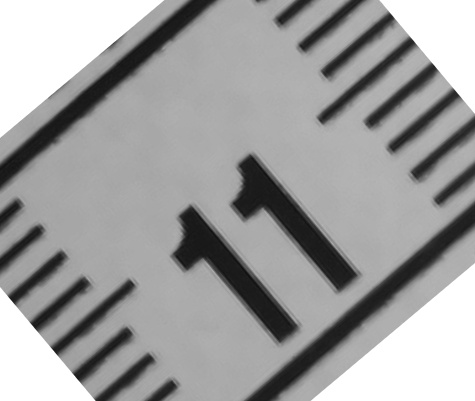
#> input picture py3.5/rotatetest/test_6.jpg, 475 x 401 px, found by its file name
$ python crop.py   (older library calls are emulated)
#> lines starting #> are read from the running program, lines starting #| are printed output that depends on the picture; after the words box and inside, x2 and y2 are one past the last pixel; in counts of white or black regions, pixels touching at a corner belong together
#> further down, img is the input picture: shape (401, 475, 3); min 13, max 255, mean 160.2
import cv2
import os
import math
import numpy as np

condition1=[0.1,0.9,0.1,0.9,0.1,0.9,0.1,0.9,0.05,0.6,0.35,0.55]
thres1=[75,150,20]
condition2=[0.1,0.9,0,1,0.1,0.9,0,1,0.01,0.6,0.7,1]
thres2=[75,150,10]
Y=1

def Crop(imgRGB,condition,y):
    imgGray=cv2.cvtColor(imgRGB,cv2.COLOR_BGR2GRAY)
    imgGray=cv2.GaussianBlur(imgGray,(5,5),0)

    imgH,imgW=imgGray.shape
#> imgH = 401; imgW = 475

    rectL=[]
    for thres in np.linspace(y[0],y[1],y[2]):
        testImg=imgRGB.copy()
        #imgThres=cv2.adaptiveThreshold(imgGray,255,cv2.ADAPTIVE_THRESH_MEAN_C,cv2.THRESH_BINARY,5,thres)
        _,imgThres=cv2.threshold(imgGray,thres,255,cv2.THRESH_BINARY)
        #cv2.imshow("imgThres",imgThres)
        #cv2.waitKey()
        reImg,contours,hierarchy=cv2.findContours(imgThres.copy(),cv2.RETR_LIST,cv2.CHAIN_APPROX_NONE)
        #print("len(contours):",len(contours))
        for cont in contours:
            x,y,w,h=cv2.boundingRect(cont)

            #testCode(testImg,(x,y,w,h),"test")

            if imgW*condition[0]<x and x<imgW*condition[1] \
                and imgH*condition[2]<y and y<imgH*condition[3]\
                and imgW*condition[4]<(x+w) and (x+w)<imgW*condition[5]\
                and imgH*condition[6]<(y+h) and (y+h)<imgH*condition[7]\
                and imgW*condition[8]<w and w<imgW*condition[9] \
                and imgH * condition[10] < h and h < imgH * condition[11]:

                #testCode(testImg,(x,y,w,h),"test")

                if len(rectL) == 0:
                    rectL.append([(x,y,w,h)])
                else:
                    for i in range(len(rectL)):
                        if math.fabs(x - rectL[i][0][0]) < 0.3 * rectL[i][0][2] \
                            and math.fabs(w- rectL[i][0][2]) < 0.3 * rectL[i][0][2]:
                            rectL[i].append((x,y,w,h))
                            break
                        elif i == len(rectL) - 1:
                            rectL.append([(x,y,w,h)])
#> this loop made 20 passes
#> pass 1, in Crop, `_,imgThres=cv2.threshold(imgGray,thres,255,cv2.THRESH_BINARY)`:
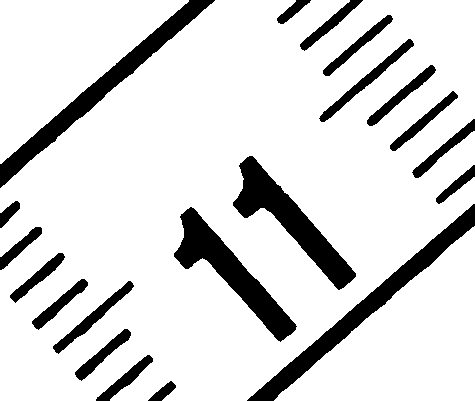
#> imgThres: shape (401, 475); 85.3% white; 20 black regions, largest, box (x1, y1, x2, y2) and area: (247, 204, 475, 401) 4802, (0, 0, 215, 188) 4593, (233, 156, 356, 290) 4388
#> pass 2, in Crop, `_,imgThres=cv2.threshold(imgGray,thres,255,cv2.THRESH_BINARY)`:
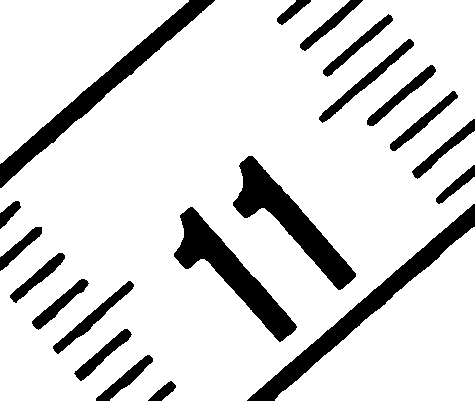
#> imgThres: shape (401, 475); 84.9% white; 20 black regions, largest, box (x1, y1, x2, y2) and area: (247, 204, 475, 401) 4877, (0, 0, 215, 188) 4663, (233, 156, 356, 290) 4448
#> pass 3, in Crop, `_,imgThres=cv2.threshold(imgGray,thres,255,cv2.THRESH_BINARY)`:
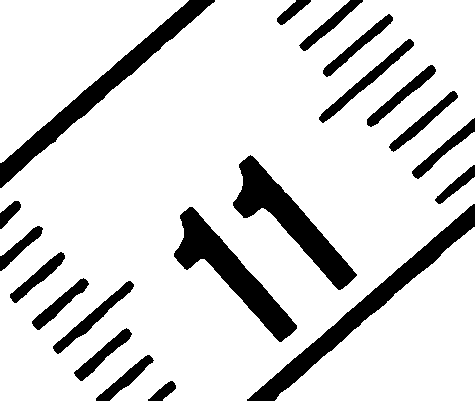
#> imgThres: shape (401, 475); 84.5% white; 20 black regions, largest, box (x1, y1, x2, y2) and area: (247, 204, 475, 401) 4996, (0, 0, 215, 188) 4773, (233, 155, 357, 290) 4512
#> after the loop, rectL = 2 items
    return rectL

def CropImg(img,rectL):
    xU=999;yU=999
    xL=-1;yL=-1
    for item in rectL:
        if len(item)>Y:
            for rect in item:
                x, y, w, h = rect
                if x<xU:
                    xU=x
                if y<yU:
                    yU=y
                if x+w>xL:
                    xL=x+w
                if y+h>yL:
                    yL=y+h
    return img[yU:yL,xU:xL]


def testCode(img,rect,winname):
    x,y,w,h=rect
    cv2.rectangle(img, (x, y), (x + w, y + h), (0, 0, 255), 1)
    cv2.imshow(winname,img)
    cv2.waitKey()


if __name__=="__main__":
    """
    for parent,dirs,filenames in os.walk('C:\\Users\\Sunxk\\Desktop\\temp'):
        subdir='C:\\Users\\Sunxk\\Desktop\\temp_sub'
        for file in filenames:
            imgpath=os.path.join(parent,file)
            img=cv2.imread(imgpath)
            rect=Crop(img,condition1,thres1)
            kk=CropImg(img,rect)
            if kk.shape[0]>0:
                kk=cv2.resize(kk,(64, 54),interpolation=cv2.INTER_CUBIC)
                cv2.imwrite(os.path.join(subdir,file),kk)
    """
    #imgPath='C:\\Users\\Sunxk\\Desktop\\subImg\\test_7.jpg'
    imgPath='.\\rotatetest\\test_6.jpg'
    img=cv2.imread(imgPath)
    rectL=Crop(img,condition1,thres1)
#> rectL = 2 items
    Y=1
    for item in rectL:
        if len(item)>Y:
            for rect in item:
                x, y, w, h = rect
                cv2.rectangle(img, (x, y), (x + w, y + h), (0, 0, 255), 1)
                cv2.imshow("out",img)
                cv2.waitKey()
#> this loop made 2 passes
#> pass 1, `cv2.imshow("out",img)`:
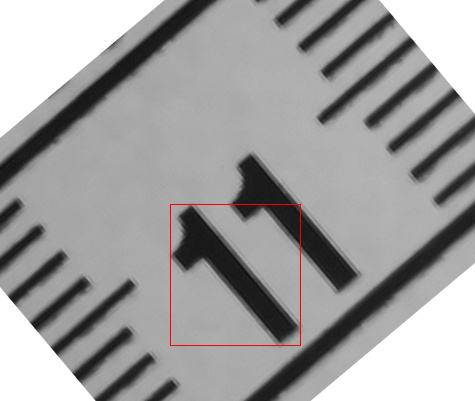
#> window 'out': shape (401, 475, 3); mean B, G, R 159.8, 159.8, 160.5
#> pass 1, `cv2.imshow("out",img)`:
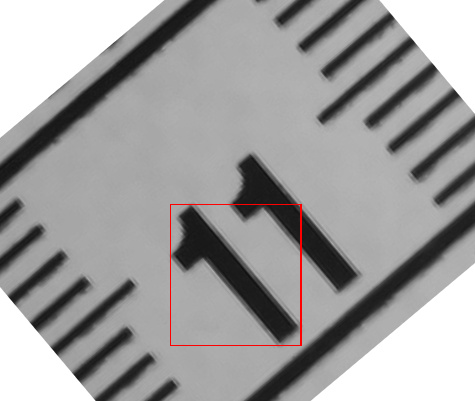
#> window 'out': shape (401, 475, 3); mean B, G, R 159.7, 159.7, 160.6
#> pass 1, `cv2.imshow("out",img)`:
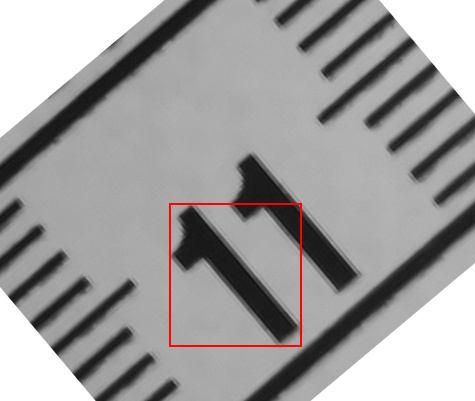
#> window 'out': shape (401, 475, 3); mean B, G, R 159.4, 159.4, 160.9
#> after the loop:
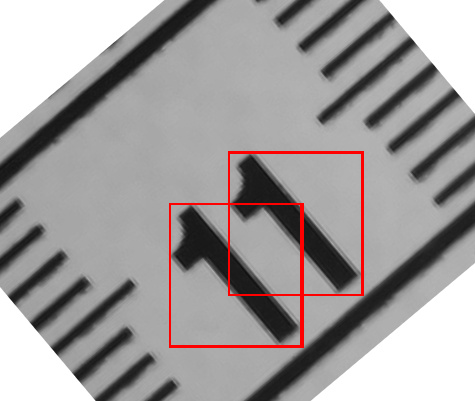
#> img: shape (401, 475, 3); 1.51% of pixels changed, all inside (x1, y1, x2, y2) = (169, 151, 364, 348)

$ run again, with py3.5/rotatetest/test_7.jpg copied over py3.5/rotatetest/test_6.jpg
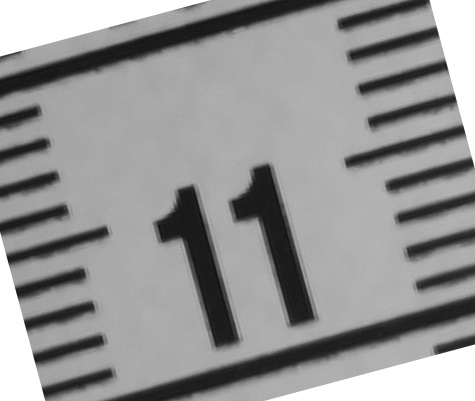
#> input picture py3.5/rotatetest/test_7.jpg, 475 x 401 px, found by its file name
#> img is the input picture: shape (401, 475, 3); min 15, max 255, mean 149.6
#> the loop in Crop, `for thres in np.linspace(y[0],y[1],y[2]):` made 20 passes
#> pass 1, in Crop, `_,imgThres=cv2.threshold(imgGray,thres,255,cv2.THRESH_BINARY)`:
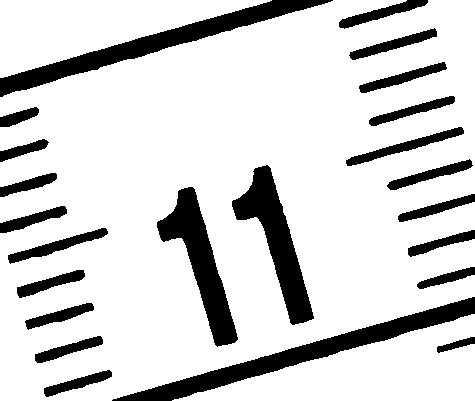
#> imgThres: shape (401, 475); 82.8% white; 23 black regions, largest, box (x1, y1, x2, y2) and area: (112, 297, 475, 401) 5873, (0, 0, 333, 97) 5439, (232, 165, 314, 325) 4384
#> after the loop in Crop, `for thres in np.linspace(y[0],y[1],y[2]):`: rectL = 2 items
#> the loop `for item in rectL:` made 2 passes
#> after the loop `for item in rectL:`:
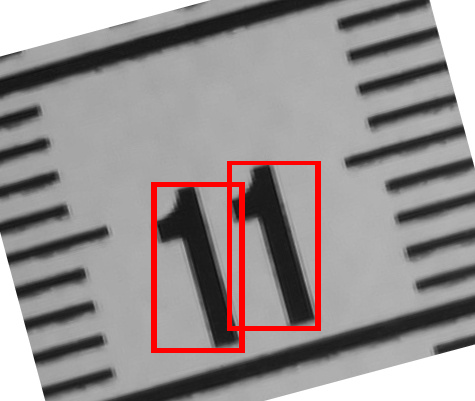
#> img: shape (401, 475, 3); 2.85% of pixels changed, all inside (x1, y1, x2, y2) = (151, 161, 321, 353)

$ run again, with py3.5/rotatetest/test_2.jpg copied over py3.5/rotatetest/test_6.jpg
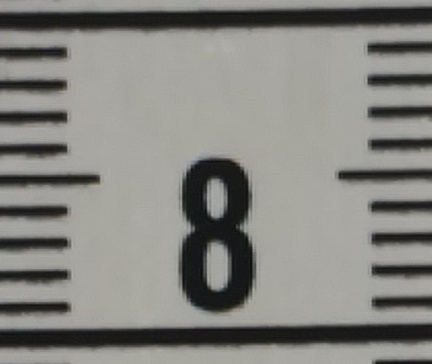
#> input picture py3.5/rotatetest/test_2.jpg, 432 x 364 px, found by its file name
#> img is the input picture: shape (364, 432, 3); mean B, G, R 127.6, 132.3, 132.6
#> the loop in Crop, `for thres in np.linspace(y[0],y[1],y[2]):` made 20 passes
#> pass 1, in Crop, `_,imgThres=cv2.threshold(imgGray,thres,255,cv2.THRESH_BINARY)`:
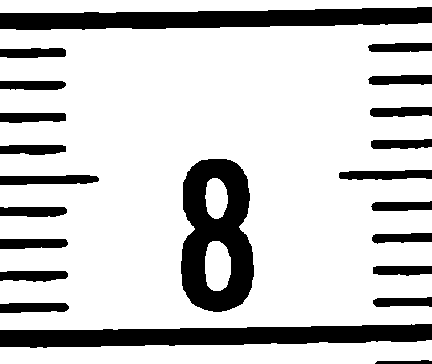
#> imgThres: shape (364, 432); 79.4% white; 22 black regions, largest, box (x1, y1, x2, y2) and area: (181, 159, 254, 312) 7443, (0, 324, 432, 348) 7280, (0, 7, 432, 30) 7050
#> after the loop in Crop, `for thres in np.linspace(y[0],y[1],y[2]):`: rectL = 1 item
#> the loop `for item in rectL:` made 1 pass
#> after the loop `for item in rectL:`:
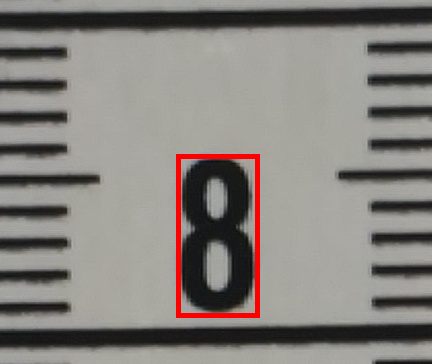
#> img: shape (364, 432, 3); 1.51% of pixels changed, all inside (x1, y1, x2, y2) = (176, 154, 260, 318)
